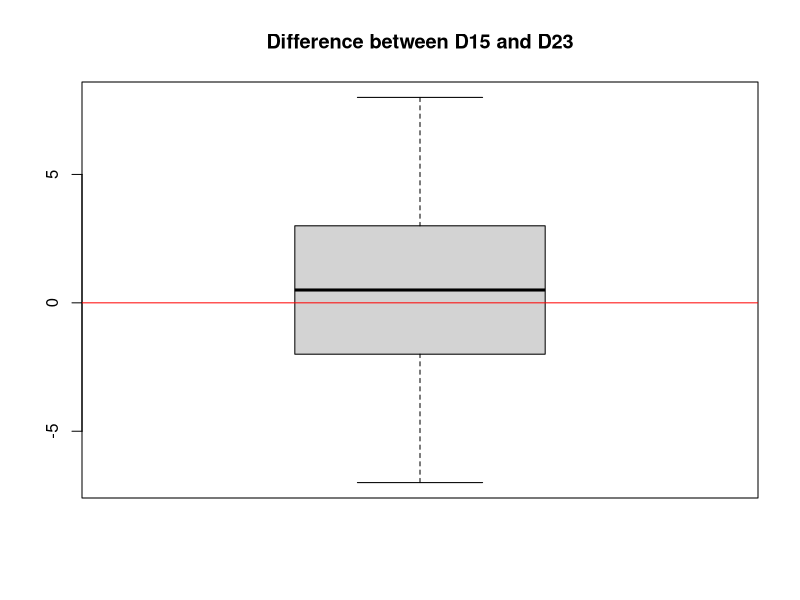

The R script that drew this image:
big_five_df <- read.csv2("big_5_df.csv")

# 1.2 calculate the dimensions D1 to D5

D1 <- (6 - big_five_df$BF1) + big_five_df$BF6
D2 <- big_five_df$BF2 + (6 - big_five_df$BF7)
D3 <- (6 - big_five_df$BF3) + big_five_df$BF8
D4 <- (6 - big_five_df$BF4) + big_five_df$BF9
D5 <- (6 - big_five_df$BF5) + big_five_df$BF10

big_five_df <- cbind(big_five_df, D1, D2, D3, D4, D5)

# Exercise 1.3 Construct two new variables called D15 and D23, such that for each individual D15 is the sum of the D1 score and the D5 score; similarly, D23 is the sum of the D2 score and D3 score.

D15 <- D1 + D5
D23 <- D2 + D3

big_five_df <- cbind(big_five_df, D15, D23)

# Exercise 1.4 Evaluate if the population mean of D15 is significantly larger than the population mean of D23.

Diff <- D15 - D23

boxplot(Diff, main = "Difference between D15 and D23")
abline(0, 0, col = "red")

t.test(Diff, mu = 0, alternative = "greater")

# Or if we want to use the t-test for matched pairs

t.test(D15, D23, paired = TRUE, alternative = "greater")

# Data:  D15 and D23
# t = 1.1111, df = 49, p-value = 0.136
# alternative hypothesis: true mean difference is greater than 0

# So we can't reject the null hypothesis that the population mean of D15 is significantly larger than the population mean of D23.

# Exercise 1.5 Evaluate if the population mean of D15 for the male group is significantly different from the population mean of D15 for the female group (do not assume that the variances are equivalent). Repeat the analysis for D23, this time by assuming homogeneity of the variance between the two populations.

D15_M <- big_five_df$D15[big_five_df$Sesso == "m"]
D15_F <- big_five_df$D15[big_five_df$Sesso == "f"]

D15_M_F_t <- t.test(D15_M, D15_F, var.equal = FALSE)

D23_M <- big_five_df$D23[big_five_df$Sesso == "m"]
D23_F <- big_five_df$D23[big_five_df$Sesso == "f"]

D23_M_F_t <- t.test(D23_M, D23_F, var.equal = TRUE)

print(D15_M_F_t)
print(D23_M_F_t)

# Exercise 1.6 Evaluate if the population mean of D15 for students belonging to the first two academic years  is significantly smaller than the population mean of D15 for students belonging to the last three academic  years (without homogeneity of variance assumption).

D15_1_2 <- big_five_df$D15[big_five_df$AA <= 2]
D15_3_5 <- big_five_df$D15[big_five_df$AA > 2]

D15_AA_t <- t.test(D15_1_2, D15_3_5, var.equal = FALSE)

print(D15_AA_t)

# Exercise 1.7 Evaluate if Age is significantly different from 23.

Age <- big_five_df$Eta

t_age_eq_23 <- t.test(Age, mu = 23)
print(t_age_eq_23)
